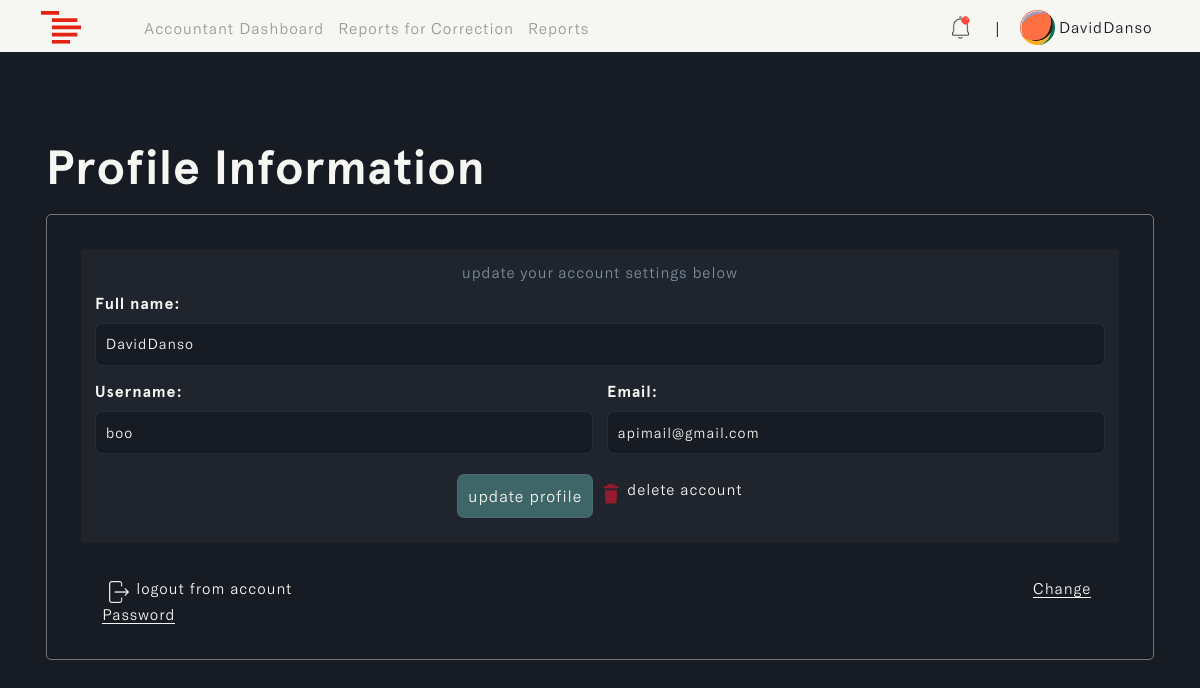
The page /profile (signed in) on the database as committed earlier.
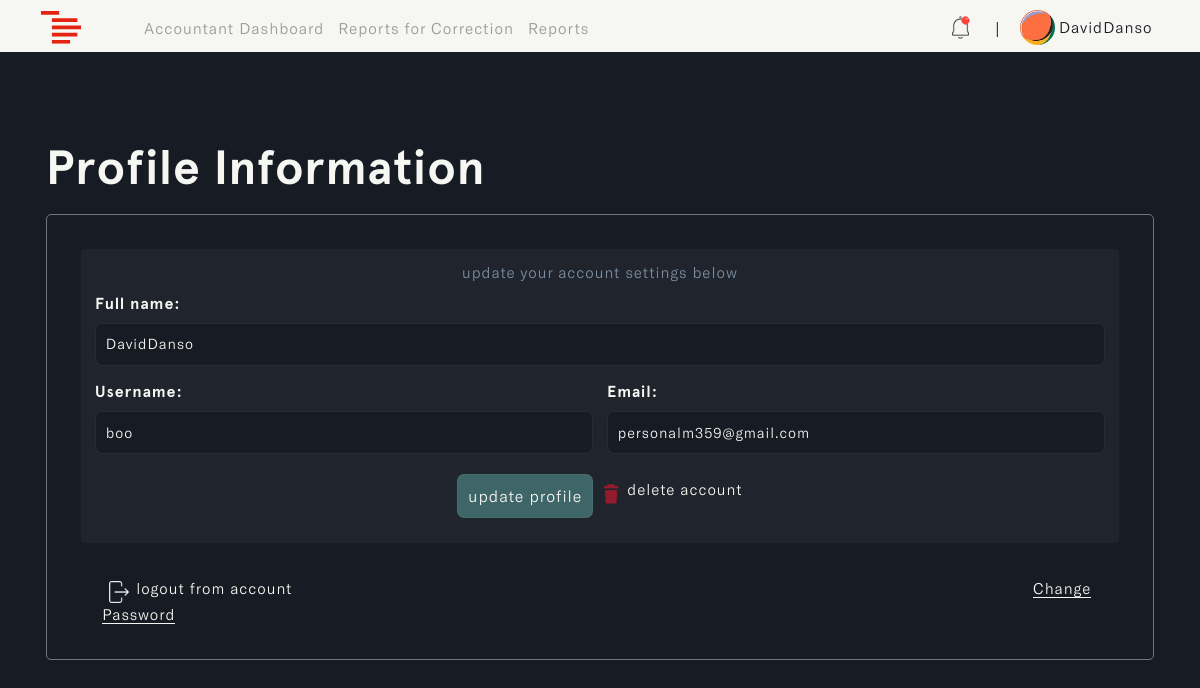
The same page on the database as committed later.
### accounts/models.py (models this page shows, shortened)
class Profile(models.Model):
    user = models.OneToOneField(settings.AUTH_USER_MODEL, on_delete=models.CASCADE, blank=True, null=True)
    name = models.CharField(max_length=255, unique=True)
    username = models.CharField(max_length=255, unique=True, blank=True, null=True)
    email = models.EmailField(max_length=255, unique=True)
    updated_time_stamp = models.DateTimeField(auto_now=True)
    created_time_stamp = models.DateTimeField(auto_now_add=True)
    id = models.UUIDField(default=uuid.uuid4, primary_key=True, unique=True, editable=False)

### accounts/views.py (the view, shortened to what this page needs)
# urls.py: path('profile', views.profilePage, name='profile'),
@login_required(login_url='login')
def profilePage(request):
    profile = get_object_or_404(Profile, user=request.user)
    form = UserProfileForm(instance=profile)
    context = {'form': form, 'profile': profile}
    return render(request, 'profile.html', context)

### accounts/forms.py
class UserProfileForm(ModelForm):
    class Meta:
        model = Profile
        fields = '__all__'
        exclude = ['user']
    def __init__(self, *args, **kwargs):
        super(UserProfileForm, self).__init__(*args, **kwargs)
        for name, fields in self.fields.items():
            fields.widget.attrs.update({'class': 'form-control'})

### templates/profile.html (shortened to what this page needs)
{% load static %}
{% load humanize %}
<!DOCTYPE html>
<html lang="en" class="js has-scroll-init has-scroll-smooth">
  <head>
    <link rel="stylesheet" href="{% static '/css/bootstrap.min.css' %}" />
    <link rel="stylesheet" href="{% static '/css/profile.css' %}" />
  </head>
  <body
    id="pageTop"
    class="page-content"
    data-spy="scroll"
    data-target="#mainNav"
  >
    {% include 'nav.html' %}
    <main>
      <div data-scroll class="page page--layout-2" id="main">
        <div id="hero">
          <div class="container-fluid">
            <div class="hero-intro">
              <h1>Profile Information</h1>
              <div id="user_profile">
                <form action="" method="POST">
                  <div class="card">
                    <div class="card-body">
                      <h5>update your account settings below</h5>
                      <div class="row g-3">
                        <div class="col-12">
                          <label for="inputAddress" class="form-label"
                            >Full name:
                          </label>
                          {{form.name}}
                        </div>
                        <div class="col-md-6">
                          <label for="inputUsername" class="form-label"
                            >Username:</label
                          >
                          {{form.username}}
                        </div>
                        <div class="col-md-6">
                          <label for="inputEmail4" class="form-label"
                            >Email:</label
                          >
                          {{form.email}}
                        </div>
                        <div
                          id="action_btns"
                          class="d-flex justify-content-center"
                        >
                          <input
                            type="submit"
                            class="btn"
                            id="update_profile"
                            value="update profile"
                          />
                          <a
                            href="#delete"
                            data-bs-toggle="modal"
                            data-bs-target="#deleteAccountModal"
                          >
                            <img
                              id="trash"
                              src="{% static '/images/trash.png' %}"
                              alt="trash"
                            />
                            <span>delete account</span>
                          </a>
                        </div>
                      </div>
                    </div>
                  </div>
                </form>
                <div id="logout">
                  <a href="{% url 'logout' %}">
                    <img
                      id="logout_img"
                      src="{% static '/images/logout.png' %}"
                      alt="logout_img"
                    />
                    logout from account
                  </a>
                  <a href="{% url 'password_change' %}" id="change__password">
                    <span>Change Password</span>
                  </a>
                </div>
              </div>
            </div>
          </div>
        </div>
      </div>
    </main>
  </body>
</html>

Rows that differ between the two databases and show on the page:
changed Profile "DavidDanso": email "apimail@gmail.com" → "personalm359@gmail.com"
